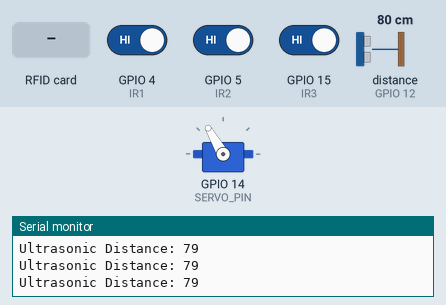
Recording of a sketch running on a simulated ESP32. Parts: servo, the last lines printed to the serial monitor. Wiring (inferred from the names in the program): ultrasonic range finder: trigger GPIO 13; echo GPIO 12. Inputs (shaded band) come from the test bench; at power-on: distance to the obstacle (sensor on GPIO 12) 80 cm, GPIO 4 (IR1) HIGH, GPIO 5 (IR2) HIGH, GPIO 15 (IR3) HIGH. The echo pulse lasts 58.3 µs per cm; WiFi joins after 1.5 s; servers stay silent unless stated.

Above: at 3.8 s.
3.9 s: RFID card E3 DD 72 28 held to the reader
6.9 s: distance to the obstacle (sensor on GPIO 12) set to 13 cm
8.4 s: distance to the obstacle (sensor on GPIO 12) set to 10 cm
At 9.0 s:
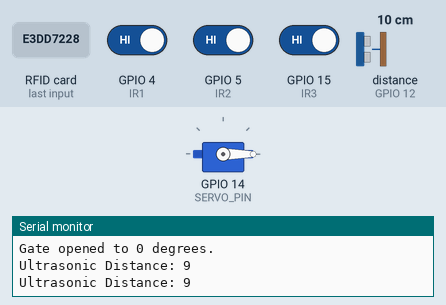
9.9 s: distance to the obstacle (sensor on GPIO 12) set to 18 cm
At 12.03 s:
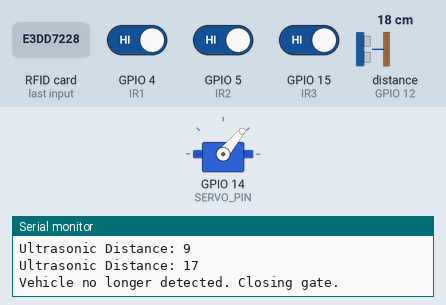
12.9 s: distance to the obstacle (sensor on GPIO 12) set to 2 cm
At 13.12 s:
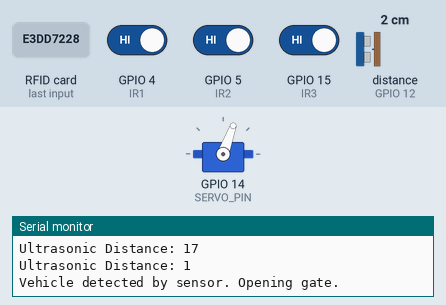
Timing chart, 0 to 15.9 s (numbered marks = the images above; inputs shaded):
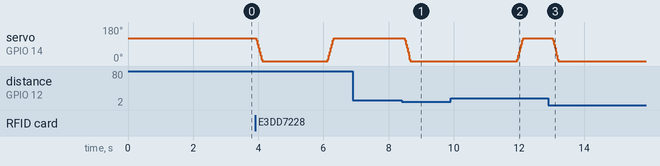

Measured:
- the behaviour switches between 12 and 11 cm on distance to the obstacle (sensor on GPIO 12) (found by bisection; images 0 and 1)
- after the input at 8.4 s, servo on GPIO 14 (SERVO_PIN): 120° → 0° after 0.09 s
- after the input at 9.9 s, servo on GPIO 14 (SERVO_PIN): 0° → 120° after 2.0 s
- after the input at 12.9 s, servo on GPIO 14 (SERVO_PIN): 120° → 0° after 0.13 s

The sketch:

DT_MQTT_Servo_test.ino
```cpp
#include <WiFi.h>
#include <SPI.h>
#include <MFRC522.h>
#include <ESP32Servo.h>
#include "ThingSpeak.h"

// WiFi credentials
const char* ssid = "Vansh";
const char* password = "12341234";

// ThingSpeak credentials
const unsigned long channelID = 2907586;
const char* writeAPIKey = "CJR95TOXC6SOF1KN";
WiFiClient client;

// RFID
#define RST_PIN 2    // GPIO 2
#define SS_PIN 21    // GPIO 21
MFRC522 rfid(SS_PIN, RST_PIN);

// Servo
Servo gateServo;
#define SERVO_PIN 14  // GPIO 14

// Ultrasonic Sensor
#define TRIG_PIN 13   // GPIO 13
#define ECHO_PIN 12   // GPIO 12

// IR Sensors
#define IR1 4         // GPIO 4 (Slot 1)
#define IR2 5         // GPIO 5 (Slot 2)
#define IR3 15        // GPIO 18 (Slot 3)

// Allowed RFID UIDs
String allowedUIDs[] = {"E3DD7228", "F6B97D43", "96046F43", "13FF2E14"};

// Detection threshold (in cm)
#define ULTRASONIC_THRESHOLD 10

void setup() {
  Serial.begin(115200);
  delay(1000);
  Serial.println("=== ESP32 Smart Parking System ===");

  // Initialize IR sensors
  pinMode(IR1, INPUT);
  pinMode(IR2, INPUT);
  pinMode(IR3, INPUT);

  // Initialize ultrasonic sensor
  pinMode(TRIG_PIN, OUTPUT);
  pinMode(ECHO_PIN, INPUT);

  // Initialize RFID
  SPI.begin();
  rfid.PCD_Init();
  delay(50);
  byte version = rfid.PCD_ReadRegister(MFRC522::VersionReg);
  if (version == 0x00 || version == 0xFF) {
    Serial.println("RFID reader not detected. Check connections!");
  } else {
    Serial.println("RFID reader detected.");
  }

  // Initialize servo (reversed logic as in your original code)
  gateServo.attach(SERVO_PIN, 500, 2400);
  gateServo.write(120); // Initial closed position (reversed)
  Serial.println("Gate servo initialized to closed position (120 degrees)");

  // Connect to WiFi
  WiFi.begin(ssid, password);
  Serial.print("Connecting to WiFi");
  int tries = 0;
  while (WiFi.status() != WL_CONNECTED && tries < 20) {
    delay(500);
    Serial.print(".");
    tries++;
  }
  if (WiFi.status() == WL_CONNECTED) {
    Serial.println("\nWiFi connected!");
    Serial.print("IP: ");
    Serial.println(WiFi.localIP());
    ThingSpeak.begin(client);
  } else {
    Serial.println("\nWiFi connection failed.");
  }
}

String getUID(MFRC522::Uid uid) {
  String uidStr = "";
  for (byte i = 0; i < uid.size; i++) {
    if (uid.uidByte[i] < 0x10) uidStr += "0";
    uidStr += String(uid.uidByte[i], HEX);
  }
  uidStr.toUpperCase();
  return uidStr;
}

long readUltrasonicDistance() {
  digitalWrite(TRIG_PIN, LOW);
  delayMicroseconds(2);
  digitalWrite(TRIG_PIN, HIGH);
  delayMicroseconds(10);
  digitalWrite(TRIG_PIN, LOW);

  long duration = pulseIn(ECHO_PIN, HIGH, 30000); // Timeout at 30ms
  long distance = duration * 0.034 / 2;
  return distance;
}

void openGate() {
  // Move the servo gradually (reversed direction as in your code)
  for (int pos = 120; pos >= 0; pos -= 10) {
    gateServo.write(pos);
    delay(15);
  }
  gateServo.write(0);  // Final open position (0 degrees)
  Serial.println("Gate opened to 0 degrees.");
}

void closeGate() {
  delay(2000);
  // Move the servo gradually (reversed direction)
  for (int pos = 0; pos <= 120; pos += 10) {
    gateServo.write(pos);
    delay(15);
  }
  gateServo.write(120);   // Final closed position (120 degrees)
  Serial.println("Gate closed to 120 degrees.");
}

void loop() {
  String scannedUID = "";
  static bool gateIsOpen = false;

  // Read distance from ultrasonic sensor
  long distance = readUltrasonicDistance();
  Serial.print("Ultrasonic Distance: ");
  Serial.println(distance);

  bool vehicleDetected = (distance > 0 && distance <= ULTRASONIC_THRESHOLD);

  // ========== 1. RFID-Based Gate Control (Entry) ==========
  if (rfid.PICC_IsNewCardPresent() && rfid.PICC_ReadCardSerial()) {
    scannedUID = getUID(rfid.uid);
    Serial.print("RFID UID Scanned: ");
    Serial.println(scannedUID);

    bool accessGranted = false;
    for (String uid : allowedUIDs) {
      if (scannedUID.equals(uid)) {
        accessGranted = true;
        break;
      }
    }

    if (accessGranted) {
      Serial.println("Access granted. Opening gate.");
      openGate();
      gateIsOpen = true;
    } else {
      Serial.println("Access denied.");
    }

    rfid.PICC_HaltA();
    rfid.PCD_StopCrypto1();
  }

  // ========== 2. Ultrasonic-Based Gate Control ==========
  if (vehicleDetected && !gateIsOpen) {
    Serial.println("Vehicle detected by sensor. Opening gate.");
    openGate();
    gateIsOpen = true;
  }

  if (gateIsOpen && !vehicleDetected) {
    Serial.println("Vehicle no longer detected. Closing gate.");
    closeGate();
    gateIsOpen = false;
  }

  // ========== 3. ThingSpeak Update ==========
  static unsigned long lastUpdate = 0;
  if (millis() - lastUpdate > 15000 && WiFi.status() == WL_CONNECTED) {
    lastUpdate = millis();

    // Get all slot statuses
    bool slot1 = !digitalRead(IR1); // Inverted logic (LOW = occupied)
    bool slot2 = !digitalRead(IR2);
    bool slot3 = !digitalRead(IR3);

    ThingSpeak.setField(1, vehicleDetected ? 1 : 0);  // Vehicle near gate
    ThingSpeak.setField(2, slot1);                   // Slot 1 status
    ThingSpeak.setField(3, slot2);                   // Slot 2 status
    ThingSpeak.setField(4, slot3);                   // Slot 3 status
    ThingSpeak.setField(5, scannedUID);              // Last scanned UID

    int response = ThingSpeak.writeFields(channelID, writeAPIKey);
    if (response == 200) {
      Serial.println("ThingSpeak update successful.");
    }
  }

  delay(100);
}
```
